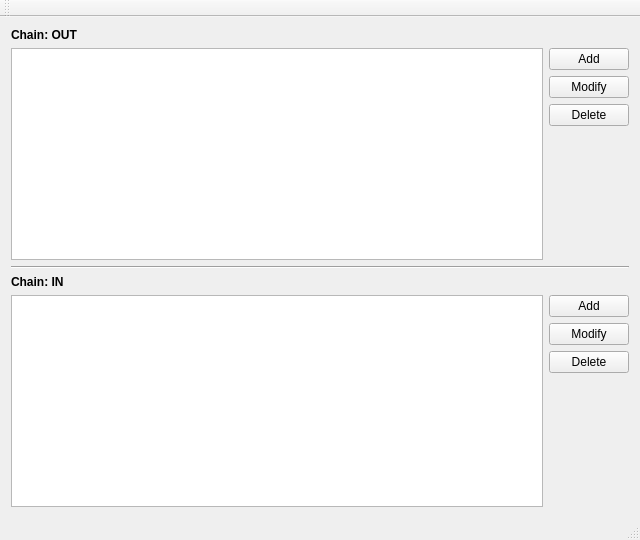
<?xml version="1.0" encoding="UTF-8"?>
<ui version="4.0">
 <class>MainWindow</class>
 <widget class="QMainWindow" name="MainWindow">
  <property name="geometry">
   <rect>
    <x>0</x>
    <y>0</y>
    <width>640</width>
    <height>540</height>
   </rect>
  </property>
  <property name="windowTitle">
   <string>MainWindow</string>
  </property>
  <widget class="QWidget" name="centralWidget">
   <layout class="QVBoxLayout" name="verticalLayout_5">
    <item>
     <layout class="QVBoxLayout" name="verticalLayout_3">
      <item>
       <widget class="QLabel" name="label">
        <property name="font">
         <font>
          <weight>75</weight>
          <bold>true</bold>
         </font>
        </property>
        <property name="text">
         <string>Chain: OUT</string>
        </property>
       </widget>
      </item>
      <item>
       <layout class="QHBoxLayout" name="horizontalLayout">
        <item>
         <widget class="QTableView" name="tableView"/>
        </item>
        <item>
         <layout class="QVBoxLayout" name="verticalLayout">
          <item>
           <widget class="QPushButton" name="out_add">
            <property name="text">
             <string>Add</string>
            </property>
           </widget>
          </item>
          <item>
           <widget class="QPushButton" name="out_mod">
            <property name="text">
             <string>Modify</string>
            </property>
           </widget>
          </item>
          <item>
           <widget class="QPushButton" name="out_del">
            <property name="text">
             <string>Delete</string>
            </property>
           </widget>
          </item>
          <item>
           <spacer name="verticalSpacer">
            <property name="orientation">
             <enum>Qt::Vertical</enum>
            </property>
            <property name="sizeHint" stdset="0">
             <size>
              <width>20</width>
              <height>40</height>
             </size>
            </property>
           </spacer>
          </item>
         </layout>
        </item>
       </layout>
      </item>
     </layout>
    </item>
    <item>
     <widget class="Line" name="line">
      <property name="orientation">
       <enum>Qt::Horizontal</enum>
      </property>
     </widget>
    </item>
    <item>
     <layout class="QVBoxLayout" name="verticalLayout_4">
      <item>
       <widget class="QLabel" name="label_2">
        <property name="font">
         <font>
          <weight>75</weight>
          <bold>true</bold>
         </font>
        </property>
        <property name="text">
         <string>Chain: IN</string>
        </property>
       </widget>
      </item>
      <item>
       <layout class="QHBoxLayout" name="horizontalLayout_2">
        <item>
         <widget class="QTableView" name="tableView_2"/>
        </item>
        <item>
         <layout class="QVBoxLayout" name="verticalLayout_2">
          <item>
           <widget class="QPushButton" name="in_add">
            <property name="text">
             <string>Add</string>
            </property>
           </widget>
          </item>
          <item>
           <widget class="QPushButton" name="in_mod">
            <property name="text">
             <string>Modify</string>
            </property>
           </widget>
          </item>
          <item>
           <widget class="QPushButton" name="in_del">
            <property name="text">
             <string>Delete</string>
            </property>
           </widget>
          </item>
          <item>
           <spacer name="verticalSpacer_2">
            <property name="orientation">
             <enum>Qt::Vertical</enum>
            </property>
            <property name="sizeHint" stdset="0">
             <size>
              <width>20</width>
              <height>40</height>
             </size>
            </property>
           </spacer>
          </item>
         </layout>
        </item>
       </layout>
      </item>
     </layout>
    </item>
   </layout>
  </widget>
  <widget class="QStatusBar" name="statusBar"/>
  <widget class="QToolBar" name="mainToolBar">
   <attribute name="toolBarArea">
    <enum>TopToolBarArea</enum>
   </attribute>
   <attribute name="toolBarBreak">
    <bool>false</bool>
   </attribute>
  </widget>
 </widget>
 <layoutdefault spacing="6" margin="11"/>
 <resources/>
 <connections/>
</ui>
